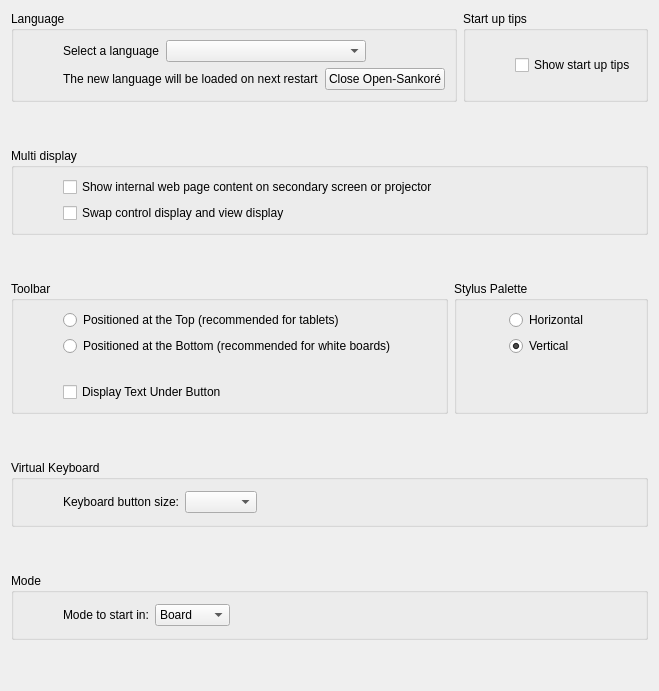
     <widget class="QWidget" name="displayTab">
      <attribute name="title">
       <string>Display</string>
      </attribute>
      <layout class="QVBoxLayout" name="verticalLayout_4">
       <item>
        <layout class="QHBoxLayout" name="horizontalLayout_10">
         <item>
          <widget class="QGroupBox" name="languageGroupBox">
           <property name="sizePolicy">
            <sizepolicy hsizetype="MinimumExpanding" vsizetype="Expanding">
             <horstretch>0</horstretch>
             <verstretch>0</verstretch>
            </sizepolicy>
           </property>
           <property name="title">
            <string>Language</string>
           </property>
           <layout class="QGridLayout" name="gridLayout_3">
            <item row="0" column="0">
             <spacer name="horizontalSpacer_7">
              <property name="orientation">
               <enum>Qt::Horizontal</enum>
              </property>
              <property name="sizeType">
               <enum>QSizePolicy::Preferred</enum>
              </property>
              <property name="sizeHint" stdset="0">
               <size>
                <width>40</width>
                <height>20</height>
               </size>
              </property>
             </spacer>
            </item>
            <item row="0" column="2">
             <layout class="QVBoxLayout" name="languageVerticalLayout">
              <property name="sizeConstraint">
               <enum>QLayout::SetFixedSize</enum>
              </property>
              <item>
               <layout class="QHBoxLayout" name="languageHAlert">
                <item>
                 <widget class="QLabel" name="languageLabel">
                  <property name="text">
                   <string>Select a language</string>
                  </property>
                 </widget>
                </item>
                <item>
                 <widget class="QComboBox" name="languageComboBox">
                  <property name="minimumSize">
                   <size>
                    <width>200</width>
                    <height>0</height>
                   </size>
                  </property>
                 </widget>
                </item>
                <item>
                 <spacer name="horizontalSpacer_8">
                  <property name="orientation">
                   <enum>Qt::Horizontal</enum>
                  </property>
                  <property name="sizeHint" stdset="0">
                   <size>
                    <width>40</width>
                    <height>20</height>
                   </size>
                  </property>
                 </spacer>
                </item>
               </layout>
              </item>
              <item>
               <layout class="QHBoxLayout" name="alertHLayout">
                <item>
                 <widget class="QLabel" name="closeOpenSankoreAlertLabel">
                  <property name="text">
                   <string>The new language will be loaded on next restart</string>
                  </property>
                 </widget>
                </item>
                <item>
                 <widget class="QPushButton" name="quitOpenSankorePushButton">
                  <property name="text">
                   <string>Close Open-Sankoré</string>
                  </property>
                 </widget>
                </item>
               </layout>
              </item>
             </layout>
            </item>
           </layout>
          </widget>
         </item>
         <item>
          <widget class="QGroupBox" name="startupGroupBox">
           <property name="title">
            <string>Start up tips</string>
           </property>
           <layout class="QVBoxLayout" name="verticalLayout_5">
            <item>
             <layout class="QGridLayout" name="gridLayout_17">
              <item row="1" column="0">
               <spacer name="horizontalSpacer_9">
                <property name="orientation">
                 <enum>Qt::Horizontal</enum>
                </property>
                <property name="sizeType">
                 <enum>QSizePolicy::Fixed</enum>
                </property>
                <property name="sizeHint" stdset="0">
                 <size>
                  <width>40</width>
                  <height>20</height>
                 </size>
                </property>
               </spacer>
              </item>
              <item row="1" column="1">
               <widget class="QCheckBox" name="startupTipsCheckBox">
                <property name="text">
                 <string>Show start up tips</string>
                </property>
               </widget>
              </item>
             </layout>
            </item>
           </layout>
          </widget>
         </item>
        </layout>
       </item>
       <item>
        <spacer name="verticalSpacer_6">
         <property name="orientation">
          <enum>Qt::Vertical</enum>
         </property>
         <property name="sizeHint" stdset="0">
          <size>
           <width>20</width>
           <height>40</height>
          </size>
         </property>
        </spacer>
       </item>
       <item>
        <widget class="QGroupBox" name="multiDisplayGroupBox">
         <property name="title">
          <string>Multi display</string>
         </property>
         <layout class="QGridLayout" name="gridLayout_2">
          <item row="0" column="1">
           <widget class="QCheckBox" name="displayBrowserPageCheckBox">
            <property name="text">
             <string>Show internal web page content on secondary screen or projector</string>
            </property>
           </widget>
          </item>
          <item row="0" column="0">
           <spacer name="mirroringLSpacer">
            <property name="orientation">
             <enum>Qt::Horizontal</enum>
            </property>
            <property name="sizeType">
             <enum>QSizePolicy::Preferred</enum>
            </property>
            <property name="sizeHint" stdset="0">
             <size>
              <width>40</width>
              <height>20</height>
             </size>
            </property>
           </spacer>
          </item>
          <item row="0" column="2">
           <spacer name="mirroringRSpacer">
            <property name="orientation">
             <enum>Qt::Horizontal</enum>
            </property>
            <property name="sizeHint" stdset="0">
             <size>
              <width>40</width>
              <height>20</height>
             </size>
            </property>
           </spacer>
          </item>
          <item row="1" column="1">
           <widget class="QCheckBox" name="swapControlAndDisplayScreensCheckBox">
            <property name="text">
             <string>Swap control display and view display</string>
            </property>
           </widget>
          </item>
         </layout>
        </widget>
       </item>
       <item>
        <spacer name="toolbarSpacer">
         <property name="orientation">
          <enum>Qt::Vertical</enum>
         </property>
         <property name="sizeHint" stdset="0">
          <size>
           <width>20</width>
           <height>40</height>
          </size>
         </property>
        </spacer>
       </item>
       <item>
        <layout class="QHBoxLayout" name="horizontalLayout_12">
         <item>
          <widget class="QGroupBox" name="toolbarGroupBox">
           <property name="sizePolicy">
            <sizepolicy hsizetype="MinimumExpanding" vsizetype="Expanding">
             <horstretch>0</horstretch>
             <verstretch>0</verstretch>
            </sizepolicy>
           </property>
           <property name="title">
            <string>Toolbar</string>
           </property>
           <layout class="QGridLayout" name="gridLayout_9">
            <item row="0" column="1">
             <layout class="QGridLayout" name="gridLayout_10">
              <item row="0" column="0">
               <widget class="QRadioButton" name="toolbarAtTopRadioButton">
                <property name="text">
                 <string>Positioned at the Top (recommended for tablets)</string>
                </property>
               </widget>
              </item>
              <item row="1" column="0">
               <widget class="QRadioButton" name="toolbarAtBottomRadioButton">
                <property name="text">
                 <string>Positioned at the Bottom (recommended for white boards)</string>
                </property>
               </widget>
              </item>
              <item row="2" column="0">
               <spacer name="verticalSpacer">
                <property name="orientation">
                 <enum>Qt::Vertical</enum>
                </property>
                <property name="sizeType">
                 <enum>QSizePolicy::Fixed</enum>
                </property>
                <property name="sizeHint" stdset="0">
                 <size>
                  <width>20</width>
                  <height>20</height>
                 </size>
                </property>
               </spacer>
              </item>
             </layout>
            </item>
            <item row="0" column="0">
             <spacer name="toolbarLSpacer">
              <property name="orientation">
               <enum>Qt::Horizontal</enum>
              </property>
              <property name="sizeType">
               <enum>QSizePolicy::Preferred</enum>
              </property>
              <property name="sizeHint" stdset="0">
               <size>
                <width>40</width>
                <height>20</height>
               </size>
              </property>
             </spacer>
            </item>
            <item row="0" column="2">
             <spacer name="toolbarRSpacer">
              <property name="orientation">
               <enum>Qt::Horizontal</enum>
              </property>
              <property name="sizeType">
               <enum>QSizePolicy::Expanding</enum>
              </property>
              <property name="sizeHint" stdset="0">
               <size>
                <width>40</width>
                <height>20</height>
               </size>
              </property>
             </spacer>
            </item>
            <item row="1" column="1">
             <widget class="QCheckBox" name="toolbarDisplayTextCheckBox">
              <property name="text">
               <string>Display Text Under Button</string>
              </property>
             </widget>
            </item>
           </layout>
          </widget>
         </item>
         <item>
          <widget class="QGroupBox" name="stylusPaletteGroupBox">
           <property name="minimumSize">
            <size>
             <width>0</width>
             <height>0</height>
            </size>
           </property>
           <property name="title">
            <string>Stylus Palette</string>
           </property>
           <layout class="QGridLayout" name="gridLayout_14">
            <property name="leftMargin">
             <number>12</number>
            </property>
            <item row="0" column="1">
             <layout class="QGridLayout" name="gridLayout_5">
              <property name="sizeConstraint">
               <enum>QLayout::SetDefaultConstraint</enum>
              </property>
              <item row="2" column="0">
               <spacer name="verticalSpacer_5">
                <property name="orientation">
                 <enum>Qt::Vertical</enum>
                </property>
                <property name="sizeHint" stdset="0">
                 <size>
                  <width>20</width>
                  <height>40</height>
                 </size>
                </property>
               </spacer>
              </item>
              <item row="0" column="0">
               <widget class="QRadioButton" name="horizontalChoice">
                <property name="sizePolicy">
                 <sizepolicy hsizetype="Minimum" vsizetype="Fixed">
                  <horstretch>1</horstretch>
                  <verstretch>0</verstretch>
                 </sizepolicy>
                </property>
                <property name="minimumSize">
                 <size>
                  <width>0</width>
                  <height>0</height>
                 </size>
                </property>
                <property name="text">
                 <string>Horizontal</string>
                </property>
                <property name="checked">
                 <bool>false</bool>
                </property>
               </widget>
              </item>
              <item row="1" column="0">
               <widget class="QRadioButton" name="verticalChoice">
                <property name="text">
                 <string>Vertical</string>
                </property>
                <property name="checked">
                 <bool>true</bool>
                </property>
               </widget>
              </item>
             </layout>
            </item>
            <item row="0" column="2">
             <spacer name="horizontalSpacer_3">
              <property name="orientation">
               <enum>Qt::Horizontal</enum>
              </property>
              <property name="sizeType">
               <enum>QSizePolicy::Preferred</enum>
              </property>
              <property name="sizeHint" stdset="0">
               <size>
                <width>40</width>
                <height>20</height>
               </size>
              </property>
             </spacer>
            </item>
            <item row="0" column="0">
             <spacer name="horizontalSpacer_4">
              <property name="orientation">
               <enum>Qt::Horizontal</enum>
              </property>
              <property name="sizeType">
               <enum>QSizePolicy::Preferred</enum>
              </property>
              <property name="sizeHint" stdset="0">
               <size>
                <width>40</width>
                <height>20</height>
               </size>
              </property>
             </spacer>
            </item>
           </layout>
          </widget>
         </item>
        </layout>
       </item>
       <item>
        <spacer name="keyboardSpacer">
         <property name="orientation">
          <enum>Qt::Vertical</enum>
         </property>
         <property name="sizeType">
          <enum>QSizePolicy::Expanding</enum>
         </property>
         <property name="sizeHint" stdset="0">
          <size>
           <width>20</width>
           <height>40</height>
          </size>
         </property>
        </spacer>
       </item>
       <item>
        <widget class="QGroupBox" name="keyboardGroupBox">
         <property name="sizePolicy">
          <sizepolicy hsizetype="MinimumExpanding" vsizetype="Expanding">
           <horstretch>0</horstretch>
           <verstretch>0</verstretch>
          </sizepolicy>
         </property>
         <property name="title">
          <string>Virtual Keyboard</string>
         </property>
         <layout class="QGridLayout" name="gridLayout_13">
          <item row="0" column="0">
           <spacer name="horizontalSpacer">
            <property name="orientation">
             <enum>Qt::Horizontal</enum>
            </property>
            <property name="sizeType">
             <enum>QSizePolicy::Preferred</enum>
            </property>
            <property name="sizeHint" stdset="0">
             <size>
              <width>40</width>
              <height>20</height>
             </size>
            </property>
           </spacer>
          </item>
          <item row="0" column="1" rowspan="2">
           <layout class="QGridLayout" name="gridLayout_11">
            <item row="0" column="0">
             <widget class="QLabel" name="label_2">
              <property name="text">
               <string>Keyboard button size:</string>
              </property>
             </widget>
            </item>
            <item row="0" column="1">
             <widget class="QComboBox" name="keyboardPaletteKeyButtonSize"/>
            </item>
            <item row="0" column="2">
             <spacer name="horizontalSpacer_2">
              <property name="orientation">
               <enum>Qt::Horizontal</enum>
              </property>
              <property name="sizeHint" stdset="0">
               <size>
                <width>40</width>
                <height>20</height>
               </size>
              </property>
             </spacer>
            </item>
           </layout>
          </item>
         </layout>
        </widget>
       </item>
       <item>
        <spacer name="modeSpacer">
         <property name="orientation">
          <enum>Qt::Vertical</enum>
         </property>
         <property name="sizeHint" stdset="0">
          <size>
           <width>20</width>
           <height>40</height>
          </size>
         </property>
        </spacer>
       </item>
       <item>
        <widget class="QGroupBox" name="modeGroupBox">
         <property name="sizePolicy">
          <sizepolicy hsizetype="MinimumExpanding" vsizetype="Expanding">
           <horstretch>0</horstretch>
           <verstretch>0</verstretch>
          </sizepolicy>
         </property>
         <property name="title">
          <string>Mode</string>
         </property>
         <layout class="QGridLayout" name="gridLayout_15">
          <item row="0" column="1" rowspan="2">
           <layout class="QGridLayout" name="gridLayout_16">
            <item row="0" column="0">
             <widget class="QLabel" name="modeLabel">
              <property name="text">
               <string>Mode to start in:</string>
              </property>
             </widget>
            </item>
            <item row="0" column="1">
             <widget class="QComboBox" name="startModeComboBox">
              <item>
               <property name="text">
                <string>Board</string>
               </property>
              </item>
              <item>
               <property name="text">
                <string>Desktop</string>
               </property>
              </item>
             </widget>
            </item>
            <item row="0" column="2">
             <spacer name="horizontalSpacer_6">
              <property name="orientation">
               <enum>Qt::Horizontal</enum>
              </property>
              <property name="sizeHint" stdset="0">
               <size>
                <width>40</width>
                <height>20</height>
               </size>
              </property>
             </spacer>
            </item>
           </layout>
          </item>
          <item row="0" column="0">
           <spacer name="horizontalSpacer_5">
            <property name="orientation">
             <enum>Qt::Horizontal</enum>
            </property>
            <property name="sizeType">
             <enum>QSizePolicy::Preferred</enum>
            </property>
            <property name="sizeHint" stdset="0">
             <size>
              <width>40</width>
              <height>20</height>
             </size>
            </property>
           </spacer>
          </item>
         </layout>
        </widget>
       </item>
       <item>
        <spacer name="verticalSpacer_4">
         <property name="orientation">
          <enum>Qt::Vertical</enum>
         </property>
         <property name="sizeHint" stdset="0">
          <size>
           <width>20</width>
           <height>40</height>
          </size>
         </property>
        </spacer>
       </item>
      </layout>
     </widget>
